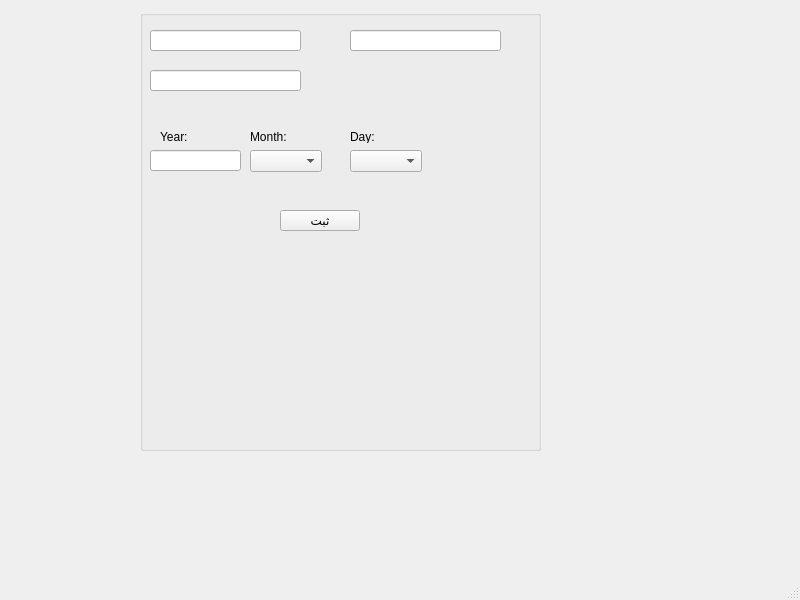
<?xml version="1.0" encoding="UTF-8"?>
<ui version="4.0">
 <class>MainWindow5</class>
 <widget class="QMainWindow" name="MainWindow5">
  <property name="geometry">
   <rect>
    <x>0</x>
    <y>0</y>
    <width>800</width>
    <height>600</height>
   </rect>
  </property>
  <property name="windowTitle">
   <string>MainWindow</string>
  </property>
  <widget class="QWidget" name="centralwidget">
   <widget class="QGroupBox" name="groupBox">
    <property name="geometry">
     <rect>
      <x>140</x>
      <y>10</y>
      <width>401</width>
      <height>441</height>
     </rect>
    </property>
    <property name="title">
     <string/>
    </property>
    <widget class="QLineEdit" name="lineEdit">
     <property name="geometry">
      <rect>
       <x>10</x>
       <y>20</y>
       <width>151</width>
       <height>21</height>
      </rect>
     </property>
    </widget>
    <widget class="QLineEdit" name="lineEdit_2">
     <property name="geometry">
      <rect>
       <x>210</x>
       <y>20</y>
       <width>151</width>
       <height>21</height>
      </rect>
     </property>
    </widget>
    <widget class="QLineEdit" name="lineEdit_3">
     <property name="geometry">
      <rect>
       <x>10</x>
       <y>60</y>
       <width>151</width>
       <height>21</height>
      </rect>
     </property>
    </widget>
    <widget class="QComboBox" name="comboBox_2">
     <property name="geometry">
      <rect>
       <x>110</x>
       <y>140</y>
       <width>72</width>
       <height>22</height>
      </rect>
     </property>
    </widget>
    <widget class="QComboBox" name="comboBox_3">
     <property name="geometry">
      <rect>
       <x>210</x>
       <y>140</y>
       <width>72</width>
       <height>22</height>
      </rect>
     </property>
    </widget>
    <widget class="QLabel" name="label">
     <property name="geometry">
      <rect>
       <x>20</x>
       <y>120</y>
       <width>47</width>
       <height>13</height>
      </rect>
     </property>
     <property name="text">
      <string>Year:</string>
     </property>
    </widget>
    <widget class="QLabel" name="label_2">
     <property name="geometry">
      <rect>
       <x>110</x>
       <y>120</y>
       <width>47</width>
       <height>13</height>
      </rect>
     </property>
     <property name="text">
      <string>Month:</string>
     </property>
    </widget>
    <widget class="QLabel" name="label_3">
     <property name="geometry">
      <rect>
       <x>210</x>
       <y>120</y>
       <width>47</width>
       <height>13</height>
      </rect>
     </property>
     <property name="text">
      <string>Day:</string>
     </property>
    </widget>
    <widget class="QLineEdit" name="lineEdit_4">
     <property name="geometry">
      <rect>
       <x>10</x>
       <y>140</y>
       <width>91</width>
       <height>21</height>
      </rect>
     </property>
    </widget>
    <widget class="QPushButton" name="pushButton">
     <property name="geometry">
      <rect>
       <x>140</x>
       <y>200</y>
       <width>80</width>
       <height>21</height>
      </rect>
     </property>
     <property name="text">
      <string>ثبت</string>
     </property>
    </widget>
   </widget>
  </widget>
  <widget class="QMenuBar" name="menubar">
   <property name="geometry">
    <rect>
     <x>0</x>
     <y>0</y>
     <width>800</width>
     <height>20</height>
    </rect>
   </property>
  </widget>
  <widget class="QStatusBar" name="statusbar"/>
 </widget>
 <resources/>
 <connections/>
</ui>
